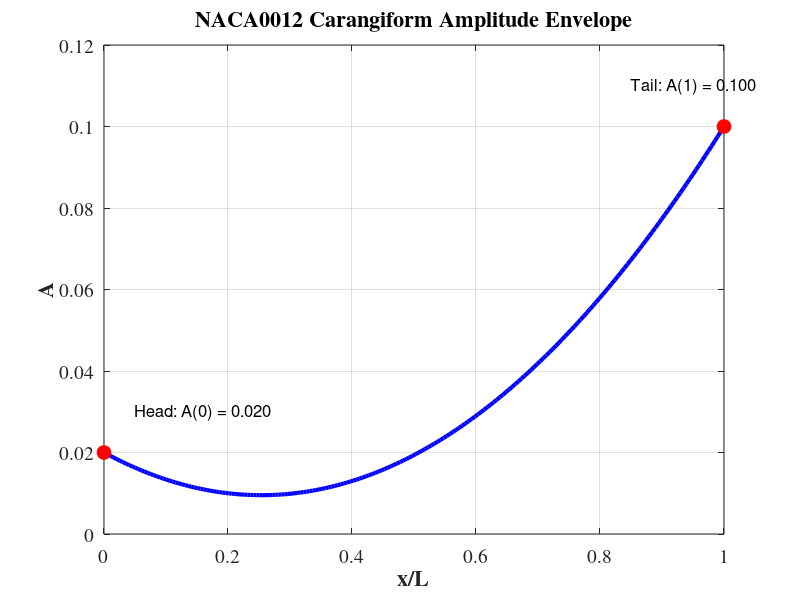
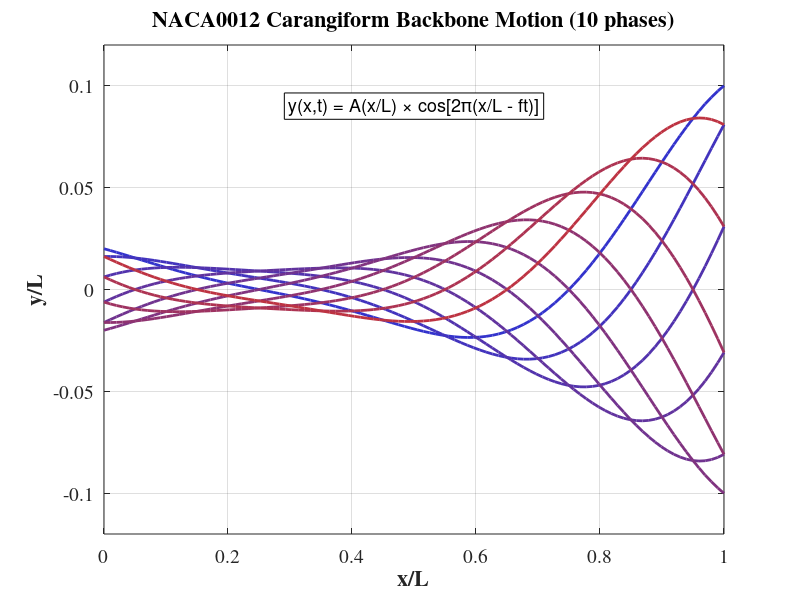
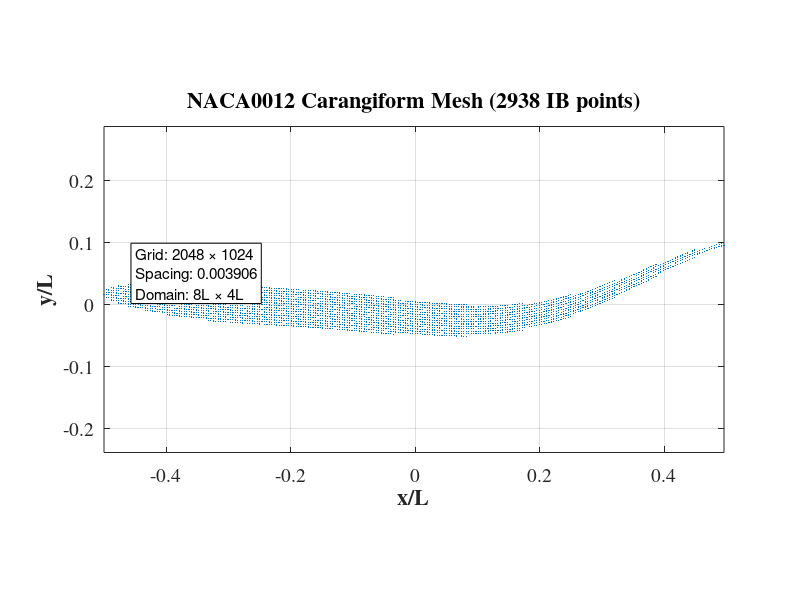

Write the MATLAB code that produced these figures, in order.
%% ========================================================================
%% NACA0012 CARANGIFORM FISH MESH GENERATOR
%% Simplified version - removes all comparison modes
%% Reference: Flow transitions and mapping for undulating swimmers , Muhammad Saif Ullah Khalid , DOI: 10.1103/PhysRevFluids.5.063104 
%% ========================================================================

clear all; clc;

fprintf('========================================================================\n');
fprintf('NACA0012 CARANGIFORM MESH GENERATOR\n');
fprintf('========================================================================\n\n');

%% ========================================================================
%% PARAMETERS
%% ========================================================================

% Background Mesh Properties (match eel2d for comparison)
Ny = 16*4*4*4;     % 1024 grid points in y
Ly = 4;            % Domain height (4L)
Nx = 32*4*4*4;     % 2048 grid points in x  
Lx = 8;            % Domain length (8L)

% Calculate grid spacing
dy = Ly/Ny;        % ~0.00390625
dx = Lx/Nx;        % ~0.00390625

% Fish geometry
L = 1;             % Fish body length (non-dimensional)

% Carangiform amplitude envelope coefficients (Khalid et al., 2016)
% A(x/L) = 0.02 - 0.0825(x/L) + 0.1625(x/L)^2
a0 = 0.02;         % Constant term (head amplitude)
a1 = -0.0825;      % Linear coefficient (creates U-shape)
a2 = 0.1625;       % Quadratic coefficient (tail emphasis)

% NACA0012 thickness parameters
thickness_scale =  0.2489;  % Scale to match eel2d point density
t_max = 0.12 * thickness_scale;  % Effective thickness ~4.2%

% Rotation (0 for horizontal swimming)
angleRotation = 0;
RotationMatrix = [cos(angleRotation) -sin(angleRotation);
                  sin(angleRotation)  cos(angleRotation)];

fprintf('Parameters:\n');
fprintf('  Domain: %.0fL × %.0fL\n', Lx, Ly);
fprintf('  Grid: %d × %d\n', Nx, Ny);
fprintf('  Spacing: dx = dy = %.10f\n', dx);
fprintf('  Amplitude: A(x/L) = %.2f - %.4f(x/L) + %.4f(x/L)^2\n', a0, abs(a1), a2);
fprintf('  NACA thickness: %.1f%% (scaled)\n\n', t_max*100);

%% ========================================================================
%% MESH GENERATION
%% ========================================================================

fprintf('Generating Lagrangian mesh...\n');

BodyNx = ceil(L/dx);  % Number of cross-sections
Coord{BodyNx,2} = []; % Storage for coordinates
NumMatPoints = 0;     % Counter for total points

% Generate cross-sections along body
for i = 1:BodyNx
     
    x = (i-1)*dx;        % Streamwise position
    x_norm = x/L;        % Normalized position (0 to 1)
    
    % Centerline position: y(x,t=0) = A(x/L) * cos(2π*x/L)
    y = (a0 + a1*x_norm + a2*x_norm^2) * cos(2*pi*x);
    
    % NACA0012 thickness distribution
    y_t = 5*t_max*(0.2969*sqrt(x_norm) - 0.1260*x_norm - ...
                   0.3516*x_norm^2 + 0.2843*x_norm^3 - 0.1015*x_norm^4);
    
    % Full thickness (both surfaces)
    height = 2*y_t*L;
    
    % Number of points across thickness
    NumPointsInHeight = max(1, ceil(height/dy));
    
    % Initialize arrays
    ycoord_up = []; ycoord_down = []; 
    xcoord_up = []; xcoord_down = [];
    
    % Generate vertical line of points
    for j = 1:NumPointsInHeight
       
        xshifted = x - 0.5;  % Center at origin
        yshifted = y;        % On deformed centerline
        
        RotatedCoord = RotationMatrix*[xshifted; yshifted];
        
        xcoord_up(j)   = RotatedCoord(1) - (j-1)*dy*sin(angleRotation);
        xcoord_down(j) = RotatedCoord(1) + j*dy*sin(angleRotation);
        ycoord_up(j)   = RotatedCoord(2) + (j-1)*dy*cos(angleRotation);
        ycoord_down(j) = RotatedCoord(2) - j*dy*cos(angleRotation);
        NumMatPoints = NumMatPoints + 2;
    end
    
    Coord{i,1} = cat(2, xcoord_up, xcoord_down);
    Coord{i,2} = cat(2, ycoord_up, ycoord_down);
end

fprintf('✓ Mesh complete: %d IB points\n\n', NumMatPoints);

%% ========================================================================
%% VISUALIZATION 1: AMPLITUDE ENVELOPE
%% ========================================================================

fprintf('Generating amplitude envelope plot...\n');

x_plot = linspace(0, 1, 200);
A_plot = a0 + a1*x_plot + a2*x_plot.^2;

figure('Position', [100, 100, 800, 500], 'Color', 'w');
plot(x_plot, A_plot, 'b-', 'LineWidth', 3);
hold on;
plot([0 1], [a0 a0+a1+a2], 'ro', 'MarkerSize', 10, 'MarkerFaceColor', 'r');

set(gca, 'FontSize', 14, 'FontName', 'Times');
xlabel('x/L', 'FontSize', 16, 'FontWeight', 'bold');
ylabel('A', 'FontSize', 16, 'FontWeight', 'bold');
title('NACA0012 Carangiform Amplitude Envelope', 'FontSize', 16, 'FontWeight', 'bold');

text(0.05, a0+0.01, sprintf('Head: A(0) = %.3f', a0), 'FontSize', 12);
text(0.85, a0+a1+a2+0.01, sprintf('Tail: A(1) = %.3f', a0+a1+a2), 'FontSize', 12);

grid on; xlim([0 1]); ylim([0 0.12]); box on;

print('amplitude_envelope', '-dpng', '-r300');
fprintf('✓ Saved: amplitude_envelope.png\n');

%% ========================================================================
%% VISUALIZATION 2: BACKBONE MOTION
%% ========================================================================

fprintf('Generating backbone motion plot...\n');

figure('Position', [100, 100, 1000, 500], 'Color', 'w');

x_backbone = linspace(0, 1, 100);
num_phases = 10;

for phase_idx = 1:num_phases
    t_phase = (phase_idx-1) / num_phases;
    A_backbone = a0 + a1*x_backbone + a2*x_backbone.^2;
    y_backbone = A_backbone .* cos(2*pi*(x_backbone - t_phase));
    
    color_val = 0.2 + 0.6*t_phase;
    plot(x_backbone, y_backbone, '-', 'LineWidth', 2, ...
         'Color', [color_val, 0.2, 1-color_val]);
    hold on;
end

set(gca, 'FontSize', 14, 'FontName', 'Times');
xlabel('x/L', 'FontSize', 16, 'FontWeight', 'bold');
ylabel('y/L', 'FontSize', 16, 'FontWeight', 'bold');
title('NACA0012 Carangiform Backbone Motion (10 phases)', ...
      'FontSize', 16, 'FontWeight', 'bold');

grid on; xlim([0 1]); ylim([-0.12 0.12]); box on;

text(0.5, 0.09, 'y(x,t) = A(x/L) × cos[2π(x/L - ft)]', ...
     'FontSize', 13, 'HorizontalAlignment', 'center', ...
     'BackgroundColor', 'w', 'EdgeColor', 'k');

print('backbone_motion', '-dpng', '-r300');
fprintf('✓ Saved: backbone_motion.png\n');

%% ========================================================================
%% VISUALIZATION 3: MESH
%% ========================================================================

fprintf('Generating mesh plot...\n');

figure('Position', [100, 100, 1000, 500], 'Color', 'w');

for i = 1:size(Coord,1)
    plot(Coord{i,1}(:), Coord{i,2}(:), '.', 'MarkerSize', 2, ...
         'Color', [0 0.45 0.74]);
    hold on;
end

set(gca, 'FontSize', 14, 'FontName', 'Times');
xlabel('x/L', 'FontSize', 16, 'FontWeight', 'bold');
ylabel('y/L', 'FontSize', 16, 'FontWeight', 'bold');
title(sprintf('NACA0012 Carangiform Mesh (%d IB points)', NumMatPoints), ...
      'FontSize', 16, 'FontWeight', 'bold');

grid on; axis equal; box on;

text(-0.45, 0.05, sprintf('Grid: %d × %d\nSpacing: %.6f\nDomain: %.0fL × %.0fL', ...
     Nx, Ny, dx, Lx, Ly), 'FontSize', 11, ...
     'BackgroundColor', 'w', 'EdgeColor', 'k');

print('mesh_visualization', '-dpng', '-r300');
fprintf('✓ Saved: mesh_visualization.png\n');

%% ========================================================================
%% WRITE VERTEX FILE
%% ========================================================================

fprintf('\nWriting vertex file...\n');

filename = 'naca0012carangiform.vertex';
fid = fopen(filename, 'wt');
fprintf(fid, '%d\n', NumMatPoints);

for i = 1:size(Coord,1)
    for j = 1:length(Coord{i,1})
        fprintf(fid, '%f\t%f\n', Coord{i,1}(j), Coord{i,2}(j));
    end
end

fclose(fid);
fprintf('✓ Saved: %s\n', filename);

%% ========================================================================
%% SUMMARY
%% ========================================================================

fprintf('\n========================================================================\n');
fprintf('COMPLETE!\n');
fprintf('========================================================================\n');
fprintf('IB points:          %d\n', NumMatPoints);
fprintf('Cross-sections:     %d\n', BodyNx);
fprintf('Points/section:     %.1f (average)\n', NumMatPoints/BodyNx);
fprintf('Amplitude:          A(0) = %.3f (head), A(1) = %.3f (tail)\n', ...
        a0, a0+a1+a2);
fprintf('\nFiles generated:\n');
fprintf('  1. naca0012carangiform.vertex (IBAMR input)\n');
fprintf('  2. amplitude_envelope.png\n');
fprintf('  3. backbone_motion.png\n');
fprintf('  4. mesh_visualization.png\n');
fprintf('========================================================================\n');
fprintf('\nReady for IBAMR simulation!\n');
fprintf('========================================================================\n');
